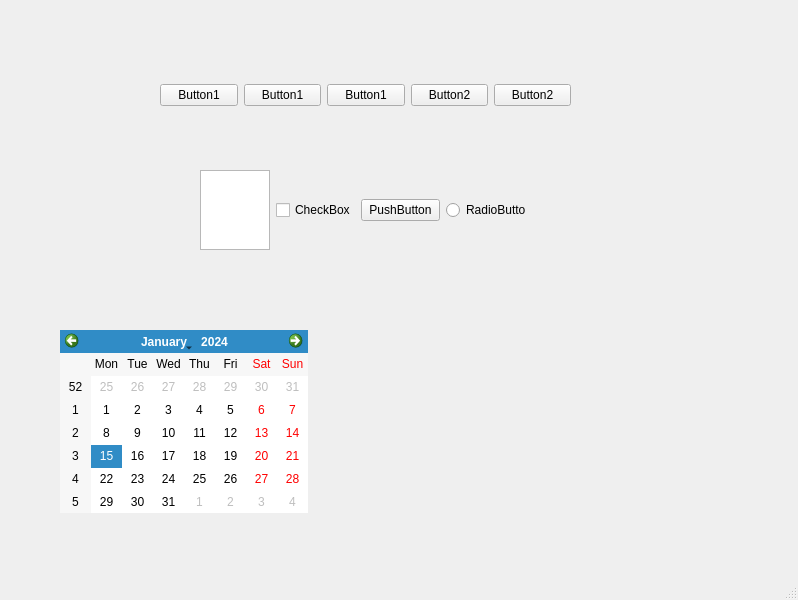
<?xml version="1.0" encoding="UTF-8"?>
<ui version="4.0">
 <class>MainWindow</class>
 <widget class="QMainWindow" name="MainWindow">
  <property name="geometry">
   <rect>
    <x>0</x>
    <y>0</y>
    <width>798</width>
    <height>600</height>
   </rect>
  </property>
  <property name="windowTitle">
   <string>MainWindow</string>
  </property>
  <widget class="QWidget" name="centralwidget">
   <widget class="QWidget" name="widget" native="true">
    <property name="geometry">
     <rect>
      <x>160</x>
      <y>60</y>
      <width>441</width>
      <height>351</height>
     </rect>
    </property>
    <widget class="QWidget" name="horizontalLayoutWidget">
     <property name="geometry">
      <rect>
       <x>40</x>
       <y>110</y>
       <width>326</width>
       <height>80</height>
      </rect>
     </property>
     <layout class="QHBoxLayout" name="horizontalLayout_2">
      <item>
       <widget class="QTextEdit" name="textEdit"/>
      </item>
      <item>
       <widget class="QCheckBox" name="checkBox">
        <property name="text">
         <string>CheckBox</string>
        </property>
       </widget>
      </item>
      <item>
       <widget class="QPushButton" name="pushButton_6">
        <property name="text">
         <string>PushButton</string>
        </property>
       </widget>
      </item>
      <item>
       <widget class="QRadioButton" name="radioButton">
        <property name="text">
         <string>RadioButton</string>
        </property>
       </widget>
      </item>
     </layout>
    </widget>
    <widget class="QWidget" name="">
     <property name="geometry">
      <rect>
       <x>0</x>
       <y>0</y>
       <width>411</width>
       <height>71</height>
      </rect>
     </property>
     <layout class="QHBoxLayout" name="horizontalLayout">
      <item>
       <widget class="QPushButton" name="pushButton_2">
        <property name="text">
         <string>Button1</string>
        </property>
       </widget>
      </item>
      <item>
       <widget class="QPushButton" name="pushButton_3">
        <property name="text">
         <string>Button1</string>
        </property>
       </widget>
      </item>
      <item>
       <widget class="QPushButton" name="pushButton_4">
        <property name="text">
         <string>Button1</string>
        </property>
       </widget>
      </item>
      <item>
       <widget class="QPushButton" name="pushButton">
        <property name="text">
         <string>Button2</string>
        </property>
       </widget>
      </item>
      <item>
       <widget class="QPushButton" name="pushButton_5">
        <property name="text">
         <string>Button2</string>
        </property>
       </widget>
      </item>
     </layout>
    </widget>
   </widget>
   <widget class="QCalendarWidget" name="calendarWidget">
    <property name="geometry">
     <rect>
      <x>60</x>
      <y>330</y>
      <width>248</width>
      <height>183</height>
     </rect>
    </property>
   </widget>
  </widget>
  <widget class="QMenuBar" name="menubar">
   <property name="geometry">
    <rect>
     <x>0</x>
     <y>0</y>
     <width>798</width>
     <height>23</height>
    </rect>
   </property>
  </widget>
  <widget class="QStatusBar" name="statusbar"/>
 </widget>
 <resources/>
 <connections/>
 <designerdata>
  <property name="gridDeltaX">
   <number>10</number>
  </property>
  <property name="gridDeltaY">
   <number>10</number>
  </property>
  <property name="gridSnapX">
   <bool>true</bool>
  </property>
  <property name="gridSnapY">
   <bool>true</bool>
  </property>
  <property name="gridVisible">
   <bool>true</bool>
  </property>
 </designerdata>
</ui>
